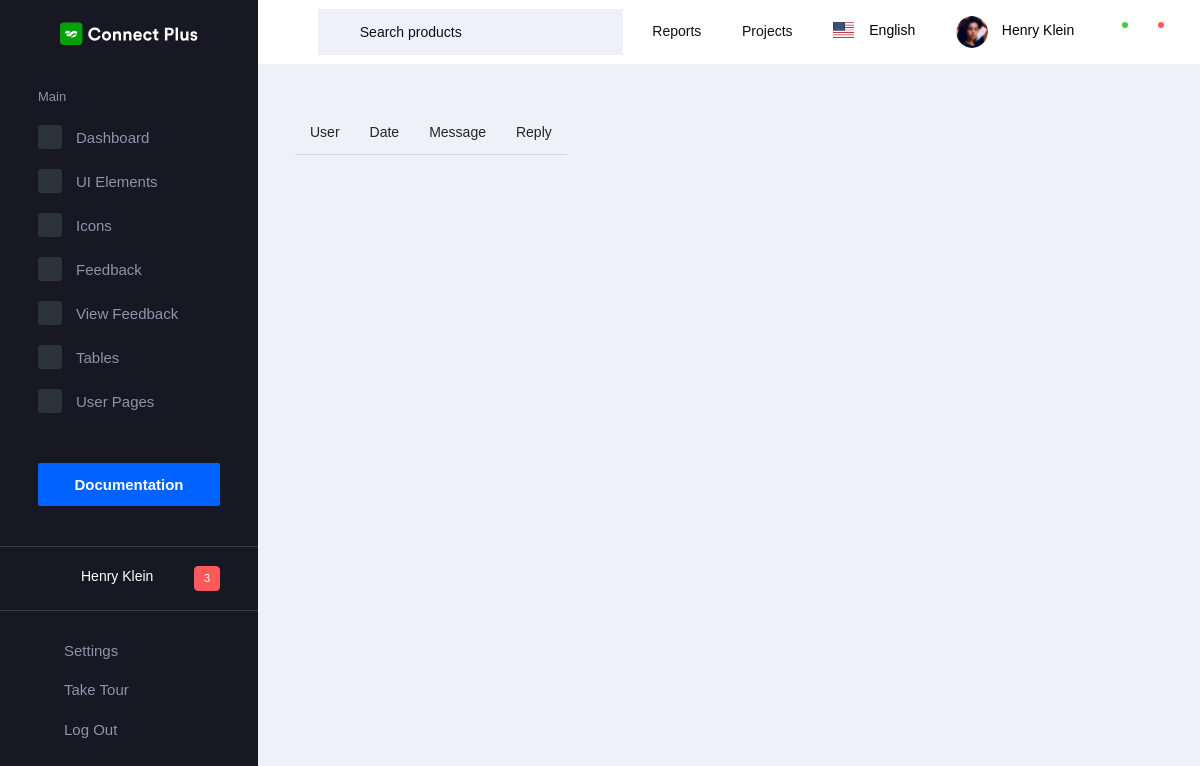
Page /feedback_view (signed in) on the earlier database version.
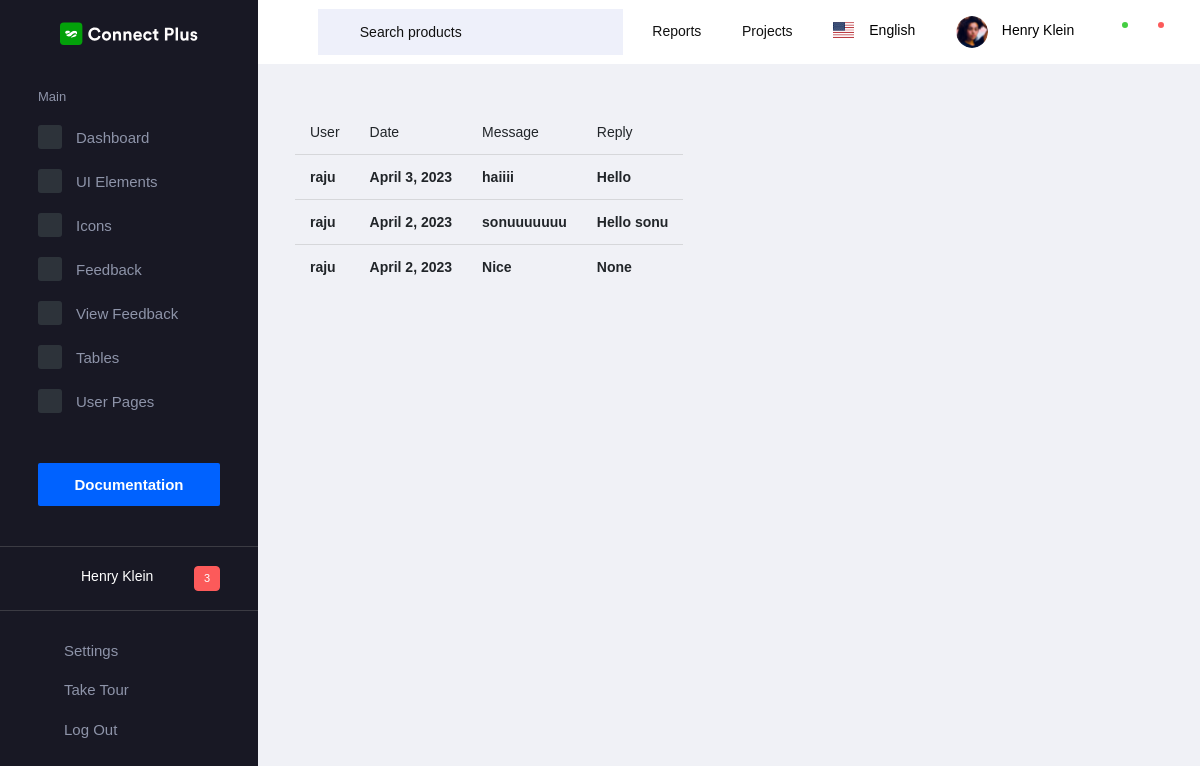
Same page on the later database version.
### app/models.py (models this page shows)
class Feedback(models.Model):
    user = models.ForeignKey(Login, on_delete=models.DO_NOTHING)
    date = models.DateField(auto_now=True)
    message = models.CharField(max_length=150)
    reply = models.CharField(max_length=150, null=True, blank=True)

class Login(AbstractUser):
    is_worker = models.BooleanField(default=False)
    is_customer = models.BooleanField(default=False)

### app/customer_views.py (the view)
# urls.py: path('feedback_view', customer_views.feedback_view, name="feedback_view"),
def feedback_view(request):
    u = request.user
    data = Feedback.objects.filter(user=u)
    return render(request, 'customer/feedback_view.html', {'data': data})

### templates/customer/feedback_view.html
{% extends "customer/base.html" %}
{%load crispy_forms_tags %}
{% block content %}
<div>
    <table class="table">
                          <thead>
                            <tr>
                              <th scope="col">User</th>
                              <th scope="col">Date</th>
                              <th scope="col">Message</th>
                              <th scope="col">Reply</th>
                            </tr>
                          </thead>
                          <tbody>
                            {% for i in data %}
                            <tr>
                              <th scope="row">{{i.user}}</th>
                              <th scope="row">{{i.date}}</th>
                              <th scope="row">{{i.message}}</th>
                              <th scope="row">{{i.reply}}</th>
                            </tr>
                            {% endfor %}
                          </tbody>
                        </table>
</div>
{% endblock %}

Differences in the rows shown:
added Feedback: user "raju", date "April 3, 2023", message "haiiii", reply "Hello"
added Feedback: user "raju", date "April 2, 2023", message "sonuuuuuuu", reply "Hello sonu"
added Feedback: user "raju", date "April 2, 2023", message "Nice", reply "None"
